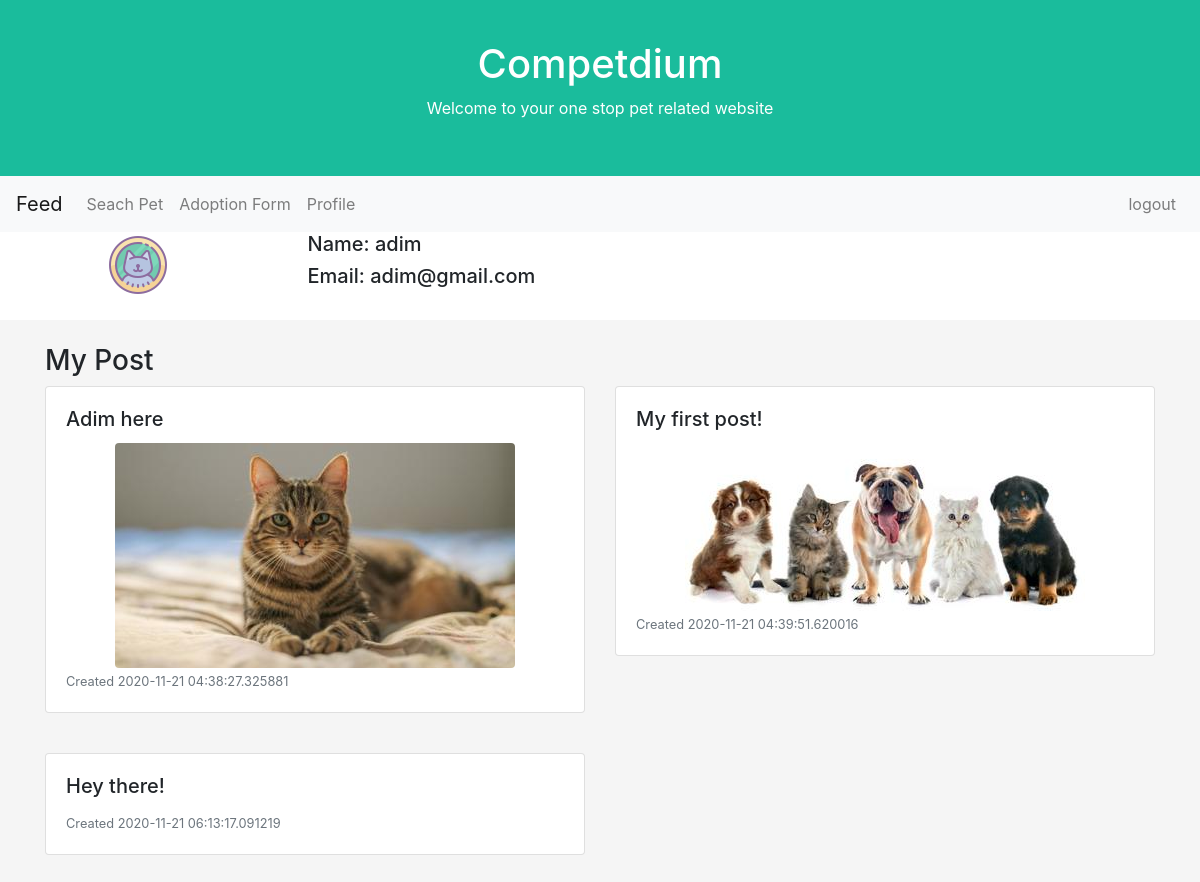
The app's page /profile (signed in), older data.
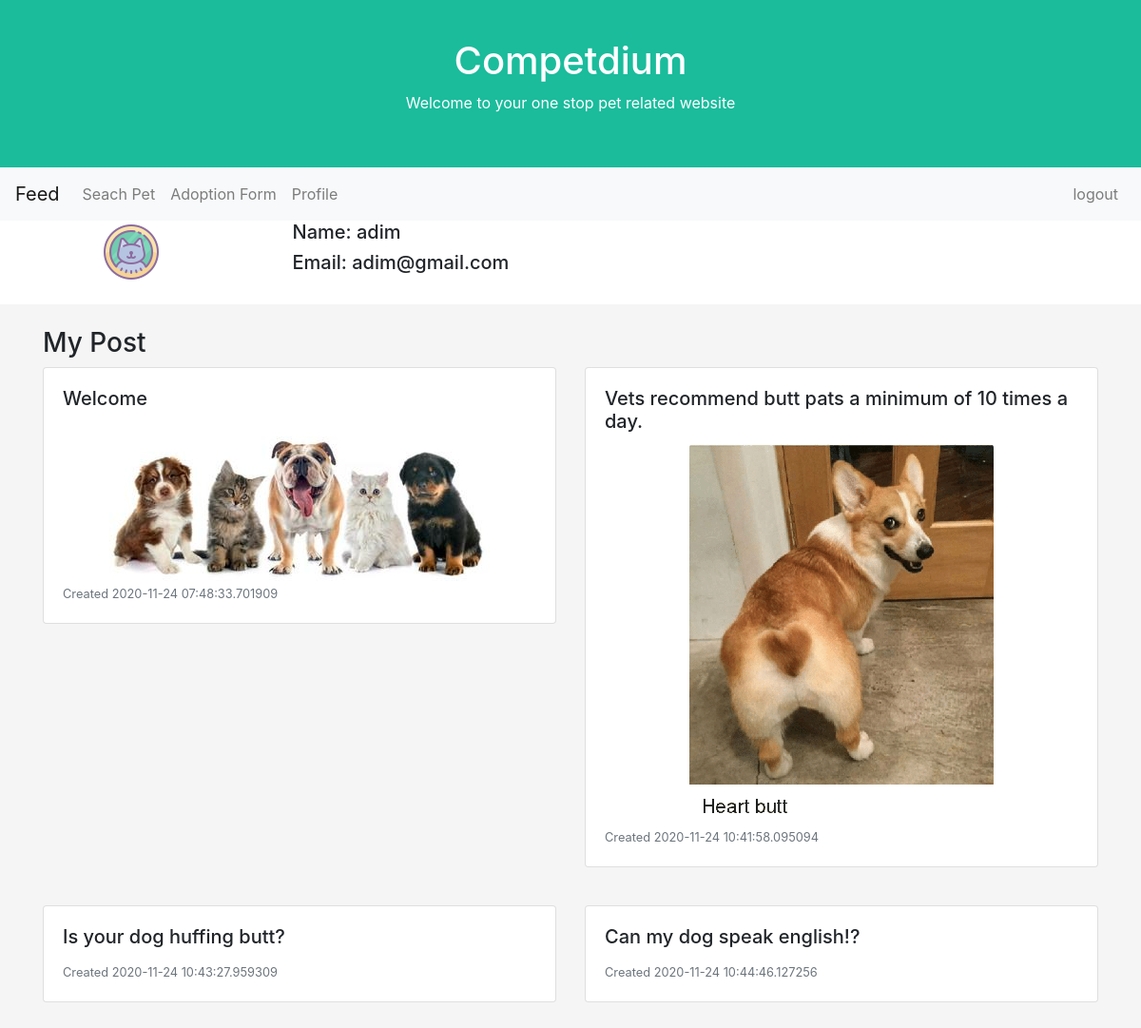
The same page, newer data.
### app/models.py (models this page shows, shortened)
class User(UserMixin, db.Model):
	__tablename__="user"
	id = db.Column(db.Integer, primary_key = True)
	username = db.Column(db.String(255), unique = True, nullable = False)
	email = db.Column(db.String(255), unique = True, nullable = False)
	password = db.Column(db.String(300), nullable =False)
	image_file = db.Column(db.String(255), nullable = False, default = "default_profile.png")
	post = db.relationship('Post', backref = 'auther', lazy = True)
	pet = db.relationship('Post', backref = 'owner', lazy = True)

class Post(db.Model):
	__tablename__ ="post"
	id = db.Column(db.Integer, primary_key = True)
	title = db.Column(db.String(100), nullable = False)
	content =db.Column(db.Text, nullable = False)
	date_created = db.Column(db.DateTime, default = datetime.utcnow)
	image_file = db.Column(db.String(255), nullable = False, default = "default.jpg")
	user_id = db.Column(db.Integer, db.ForeignKey("user.id"), nullable=False)

### app/routes.py (the view)
@app.route("/profile")
@login_required
def profile():
	user = User.query.filter_by(id=current_user.get_id()).first()
	posts = Post.query.filter_by(user_id=current_user.get_id()).all()
	return render_template("user/profile.html", user=user, posts=posts)

### app/__init__.py (called while the page is built)
def create_app():
	app = Flask(__name__, instance_relative_config=False)
	if app.config["ENV"] == "production":
		app.config.from_object("config.ProductionConfig")
		print("ENV: Production")
	elif app.config["ENV"] == "testing":
		app.config.from_object("config.TestingConfig")
		print("ENV: Testing")
	else:
		app.config.from_object("config.DevelopmentConfig")
		print("ENV: Development")
	db.init_app(app)
	login_manager = LoginManager()
	login_manager.login_view = 'login'
	login_manager.init_app(app)
	with app.app_context():
		from . import routes
		from . import auth
		from .models import User
		@login_manager.user_loader
		def load_user(user_id):
			return User.query.get(int(user_id))
		db.create_all()
		return app

### app/templates/user/profile.html (shortened to what this page needs)
{% extends "index_template.html" %}
{% import "macros/input_macros.html" as im %}
{% block main %}
<div class="profile_page">
  <div class="row" id="userInfo">
    <div class="col">
    	<div class="text-center">
    		<img src="{{url_for('static', filename='/img/' ~ user.image_file )}}" alt="..." class="rounded mx-auto d-block">
    	</div>
    </div>
    <div class="col-6">
    	<h5> Name: {{user.username}} </h5>
      <h5> Email: {{ user.email }}</h5>
      <br>
    </div>
    <div class="col"> </div>
  </div>
  <br>
  <div class="container">
    <h3> My Post</h3>
    <div class="row row-cols-1 row-cols-md-2">
    {% for post in posts %}
    <div class="col mb-4">
      {% if post.image_file == "default.jpg" %}
        {{ im.postCard(
          title=post.title,
          post = post.content,
          date = post.date_created )
        }}
      {% else %}
        {{ im.postCardImage(
          title=post.title,
          post = post.content,
          image = url_for('static', filename="img/posts/" ~ post.image_file),
          date = post.date_created )
        }}
      {% endif %}
      </div>
    {% endfor %}
  </div>
  </div>
</div>
{% endblock %}

### app/templates/index_template.html (shortened to what this page needs)
<!doctype html>
<html lang="en">
  <head>
    <link rel="stylesheet" href="https://cdn.jsdelivr.net/npm/bootstrap@4.5.3/dist/css/bootstrap.min.css">
    <link rel="stylesheet" href="{{ url_for('static', filename='css/style.css') }}">
  </head>
  <body>
    <div class="header">
        <h1>Competdium</h1>
        <p> Welcome to your one stop pet related website</p>
    </div>
    <nav class="navbar sticky-top navbar-expand-lg navbar-light bg-light" id="navbar">
        <a class="navbar-brand" href="/">Feed</a>
        <div class="collapse navbar-collapse" id="navbarNavAltMarkup">
            <div class="navbar-nav">
                <a class="nav-link" href="/searchPets"> Seach Pet</a>
                {% if current_user.is_authenticated %}
                <a class="nav-link" href="/adoption">Adoption Form</a>
                <a class="nav-link" href="/profile"> Profile </a>
                {% endif %}
            </div>
        </div>
        <div class="collapse navbar-collapse" id="navbarNavAltMarkup">
            <div class="navbar-nav ml-auto">
                {% if current_user.is_authenticated %}
                <a class="nav-link" href="/logout">logout</a>
                {% endif %}
            </div>
        </div>
    </nav>
    <main> {% block main %}{% endblock %} </main>
    </body>
</html>

### app/templates/macros/input_macros.html (shortened to what this page needs)
{% macro postCardImage(title, post, image, date) -%}
<div class="card mb-3">
	<div class="card-body" id="module">
		<h5  class="card-title" > {{ title }} </h5>
		<div>
			<img src="{{ image }}" class="rounded mx-auto d-block" alt="...">
		</div>
		<p class="card-text">
			<small class="text-muted">Created {{ date }}</small>
		</p>
	</div>
</div>
{%- endmacro%}
{% macro postCard(title, post, date ) -%}
<div class="card mb-3">
	<div class="card-body" id="module">
		<h5  class="card-title"> {{ title }} </h5>
		<p class="card-text">
			<small class="text-muted">Created {{ date }}</small>
		</p>
	</div>
</div>
{%- endmacro%}

### app/static/css/style.css (style rules this page uses)
body { background-color: whitesmoke }
.header { padding: 40px; text-align: center; background: #1abc9c; color: white; }
.header h1 { font-size: 40px; }
.col-6 { background-color: white; }
#userInfo { background-color: white; }

Row changes from the older to the newer data that the page shows:
removed Post: title "Adim here", shows a picture, date_created "2020-11-21 04:38:27.325881"
removed Post: title "My first post!", date_created "2020-11-21 04:39:51.620016"
removed Post: title "Hey there!", date_created "2020-11-21 06:13:17.091219"
added Post: title "Welcome", date_created "2020-11-24 07:48:33.701909"
added Post: title "Vets recommend butt pats a minimum of 10 times a day.", shows a picture, date_created "2020-11-24 10:41:58.095094"
added Post: title "Is your dog huffing butt?", date_created "2020-11-24 10:43:27.959309"
added Post: title "Can my dog speak english!?", date_created "2020-11-24 10:44:46.127256"
